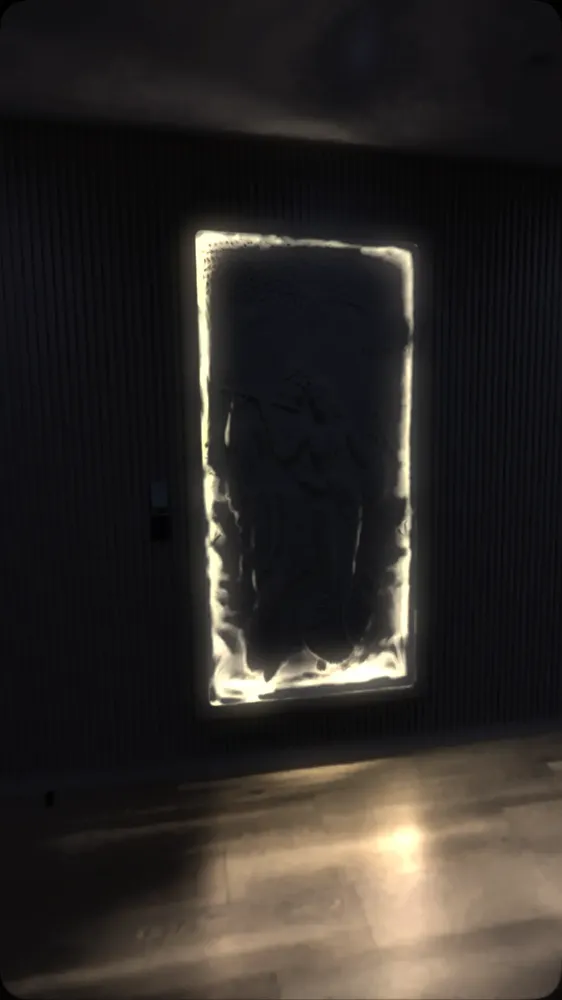
#> input picture custom-wardrobes/assets/img/work/carved-panel-1-night-1080.webp, 562 x 1000 px, shrunk from 1080 x 1920 before the run
$ python -i night.py   (imports and definitions only)
#> lines starting #> are read from the running program, lines starting #| are printed output that depends on the picture
#> further down, picture is the input picture: PIL image 562x1000 RGB; mean R, G, B 45.8, 41.7, 38.7
"""Make a night version of a build photo: the room goes dark and only its LED lighting stays on.

Run: python3 tools/night.py NAME [NAME...]   (reads assets/img/work/NAME-WIDTH.webp, writes NAME-night-WIDTH.webp)
The lit areas are the warm, bright pixels (the LED strips and the light they throw); everything else
is darkened and cooled, then the light is given a soft bloom so it reads as light in a dark room.
"""
import sys
from pathlib import Path
import numpy as np
from PIL import Image, ImageFilter

WORK = Path(__file__).resolve().parent.parent / "assets/img/work"


def night(im):
    a = np.asarray(im.convert("RGB"), np.float32) / 255
    r, g, b = a[..., 0], a[..., 1], a[..., 2]
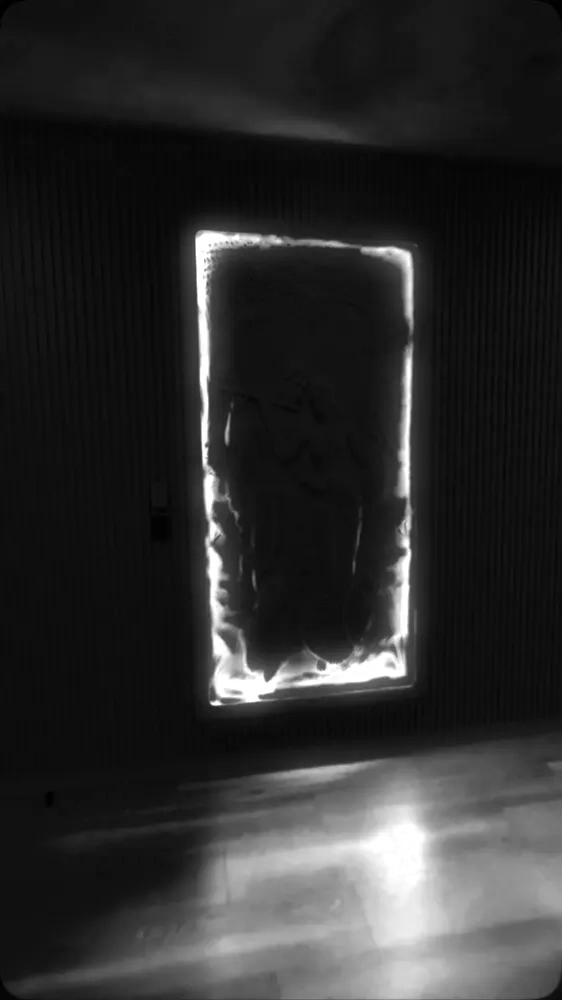
#> r: shape (1000, 562) float32; min 0, max 1, mean 0.18
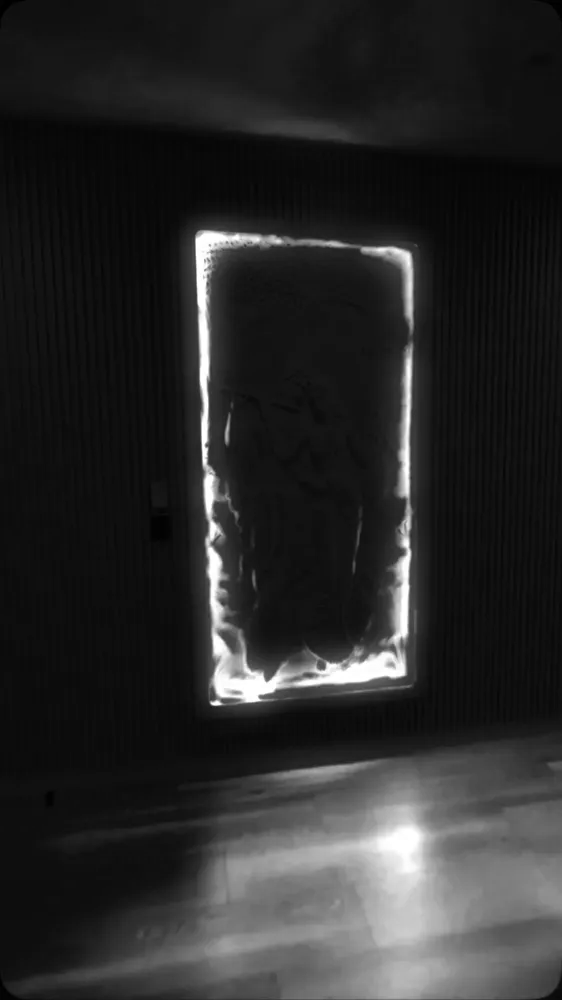
#> g: shape (1000, 562) float32; min 0, max 1, mean 0.164
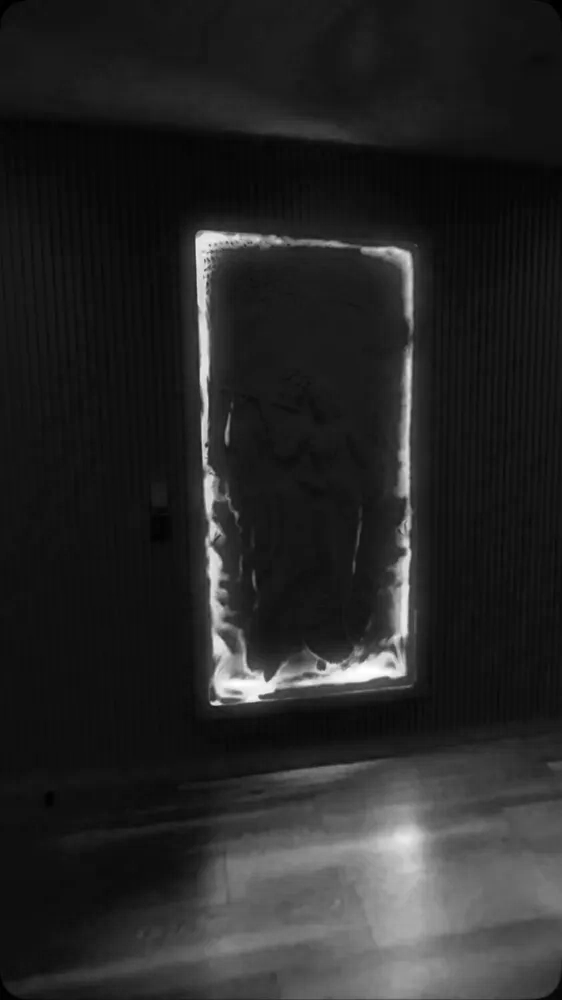
#> b: shape (1000, 562) float32; min 0, max 1, mean 0.152
    lum = 0.3 * r + 0.59 * g + 0.11 * b
    warm = np.clip((r - b - 0.10) / 0.25, 0, 1)            # LED light here is warm
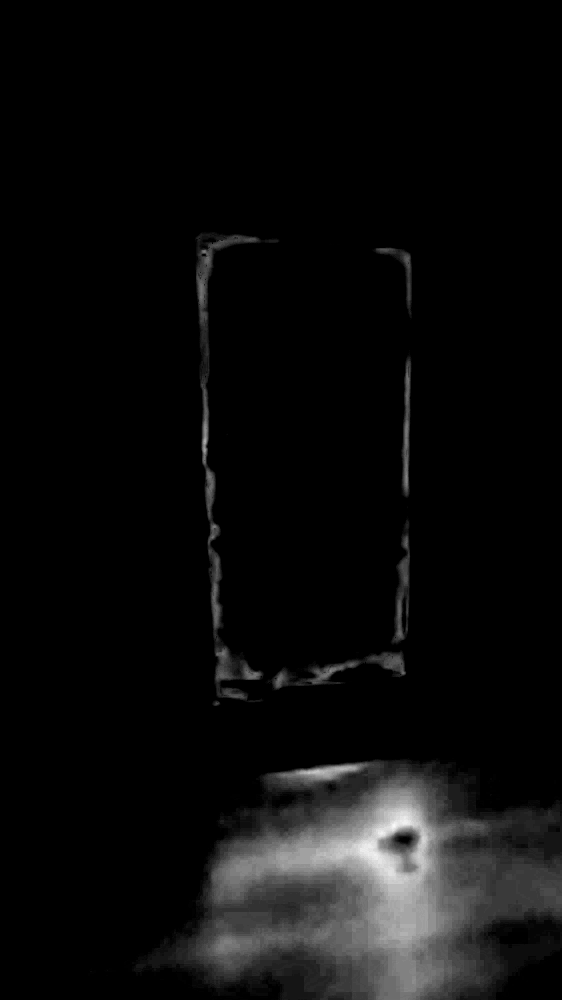
#> warm: shape (1000, 562) float32; min 0, max 0.98, mean 0.0466
    bright = np.clip((lum - 0.55) / 0.3, 0, 1)
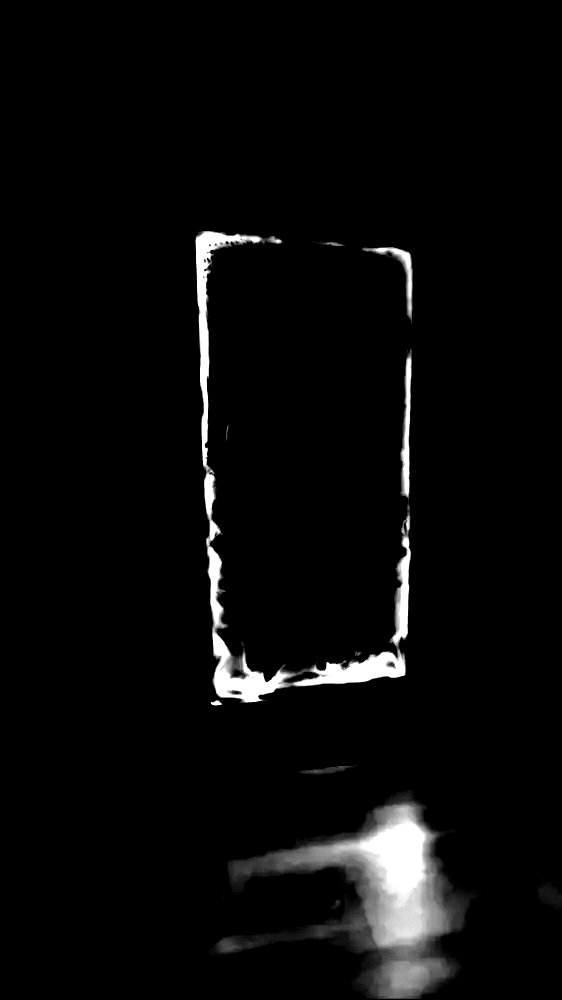
#> bright: shape (1000, 562) float32; min 0, max 1, mean 0.0379
    m = np.clip(warm * bright * 1.6, 0, 1)
    mask = Image.fromarray((m * 255).astype(np.uint8)).filter(ImageFilter.GaussianBlur(1.2))
    m = np.asarray(mask, np.float32)[..., None] / 255
#> m: shape (1000, 562, 1) float32
    dark = a * np.array([0.10, 0.10, 0.13]) + 0.006         # the room with its lights off
    lit = a * m
    bloom = np.asarray(Image.fromarray((lit * 255).astype(np.uint8)).filter(ImageFilter.GaussianBlur(im.width / 40)), np.float32) / 255
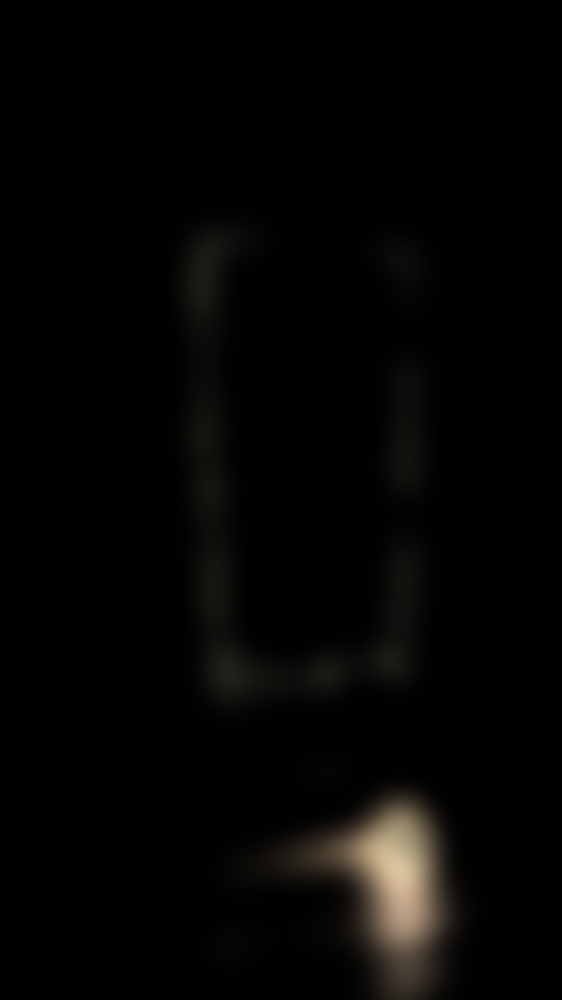
#> bloom: shape (1000, 562, 3) float32; mean R, G, B 0.02, 0.0178, 0.0144
    out = dark * (1 - m) + lit * 1.05 + bloom * 0.9
    return Image.fromarray((np.clip(out, 0, 1) * 255).astype(np.uint8))
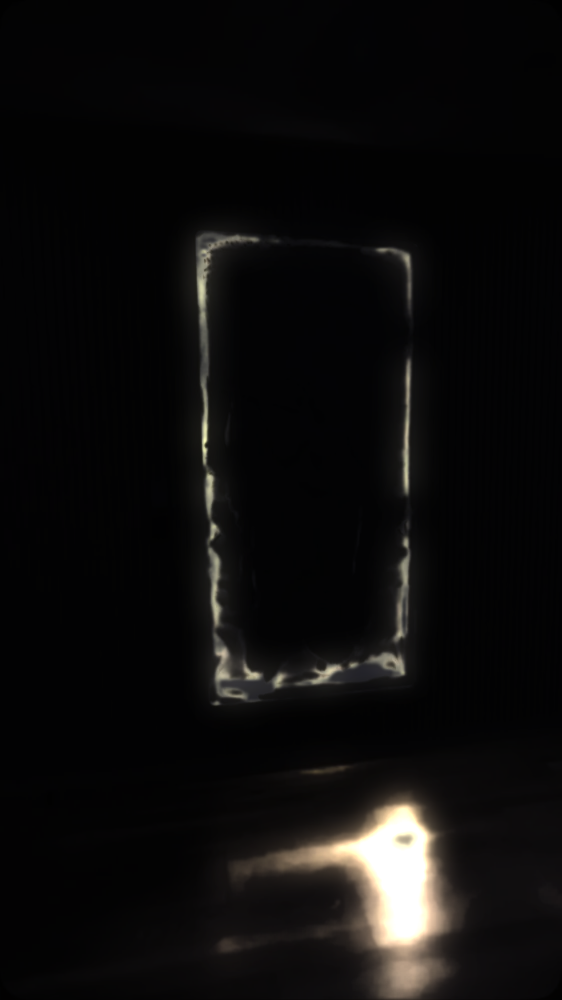
#> returned value: PIL image 562x1000 RGB; mean R, G, B 13.7, 12.8, 12.5


# [5 lines not run here, left out]

>>> from PIL import Image
>>> picture = Image.open('../assets/img/work/carved-panel-1-night-1080.webp')
>>> result = night(picture)

$ run again, on custom-wardrobes/assets/img/work/carved-panel-5-night-480.webp
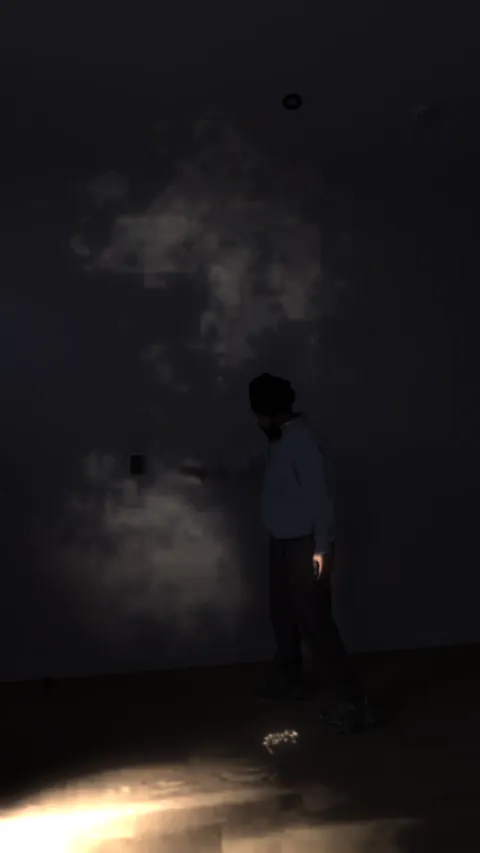
#> input picture custom-wardrobes/assets/img/work/carved-panel-5-night-480.webp, 480 x 853 px
#> picture is the input picture: PIL image 480x853 RGB; mean R, G, B 31.5, 29, 29.7
#> in night, `dark = a * np.array([0.10, 0.10, 0.13]) + 0.006`:
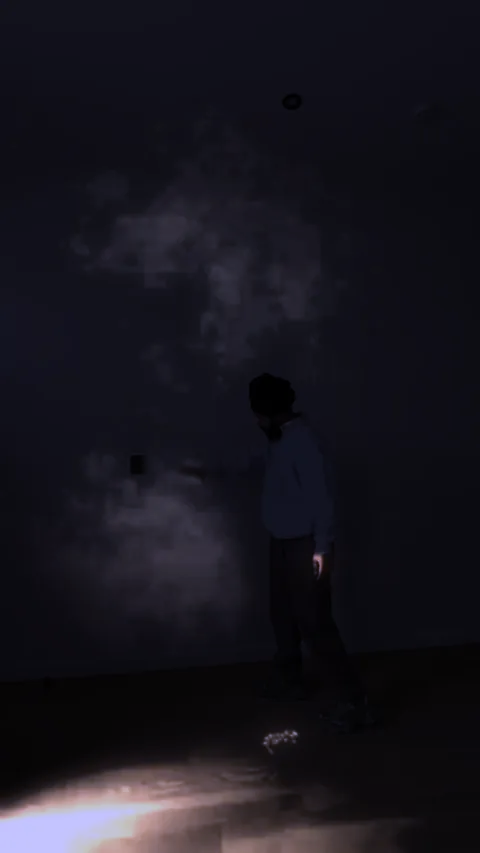
#> dark: shape (853, 480, 3) float64; mean R, G, B 0.0183, 0.0174, 0.0211; drawn with min black and max white
#> in night, `return Image.fromarray((np.clip(out, 0, 1) * 255).astype(np.uint8))`:
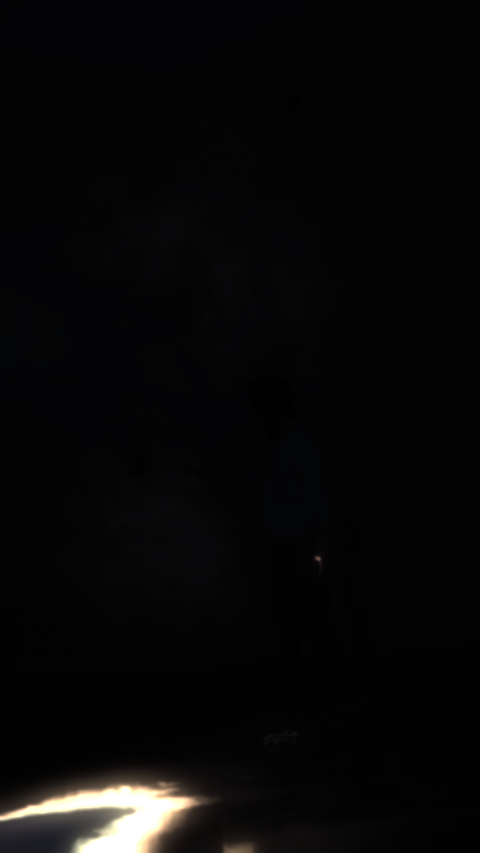
#> returned value: PIL image 480x853 RGB; mean R, G, B 8.5, 8, 8.4
